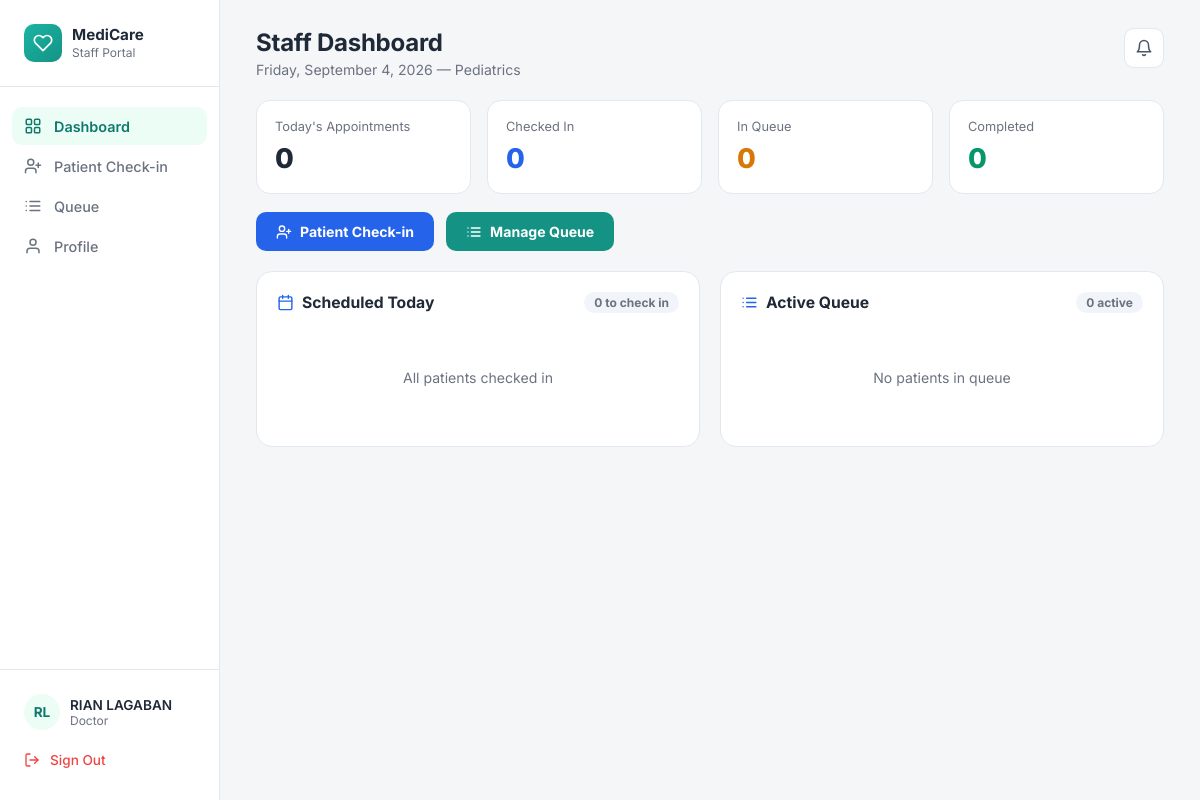
Screenshot of /staff/staff_dashboard.php (signed in) with the database file from the repository.
### tables this page shows
CREATE TABLE IF NOT EXISTS `staff` (
  `StaffID` int NOT NULL AUTO_INCREMENT,
  `UserID` int NOT NULL,
  `DepartmentID` int NOT NULL,
  `StaffRole` varchar(50) NOT NULL,
  `Suffix` varchar(20) DEFAULT NULL,
  `Specialization` varchar(100) DEFAULT NULL,
  `AvailabilityStatus` varchar(50) NOT NULL DEFAULT 'Available',
  `DateHired` date DEFAULT NULL,
  `ScheduleStart` time DEFAULT NULL,
  `ScheduleEnd` time DEFAULT NULL,
  `AssignedDays` varchar(100) DEFAULT NULL,
  `AssignedResponsibilities` text,
  `CreatedAt` datetime NOT NULL DEFAULT CURRENT_TIMESTAMP,
  `UpdatedAt` datetime NOT NULL DEFAULT CURRENT_TIMESTAMP ON UPDATE CURRENT_TIMESTAMP,
  PRIMARY KEY (`StaffID`),
  KEY `FK_Staff_Users` (`UserID`),
  KEY `FK_Staff_Departments` (`DepartmentID`)
);

CREATE TABLE IF NOT EXISTS `users` (
  `UserID` int NOT NULL AUTO_INCREMENT,
  `RoleID` int NOT NULL,
  `FirstName` varchar(100) NOT NULL,
  `MiddleName` varchar(100) DEFAULT NULL,
  `LastName` varchar(100) NOT NULL,
  `Email` varchar(191) NOT NULL,
  `Password` varchar(255) NOT NULL,
  `Sex` varchar(13) NOT NULL,
  `DateOfBirth` date DEFAULT NULL,
  `ContactNumber` varchar(20) DEFAULT NULL,
  `Address` text,
  `Status` varchar(50) NOT NULL DEFAULT 'Active',
  `CreatedAt` datetime NOT NULL DEFAULT CURRENT_TIMESTAMP,
  `FailedAttempts` int DEFAULT '0',
  `LockUntil` datetime DEFAULT NULL,
  `ResetToken` varchar(255) DEFAULT NULL,
  `TokenExpiry` datetime DEFAULT NULL,
  `ProfilePhoto` varchar(255) DEFAULT NULL,
  `LastLogin` datetime DEFAULT NULL,
  PRIMARY KEY (`UserID`),
  UNIQUE KEY `Email` (`Email`),
  KEY `FK_Users_Roles` (`RoleID`)
);

CREATE TABLE IF NOT EXISTS `departments` (
  `DepartmentID` int NOT NULL AUTO_INCREMENT,
  `DepartmentName` varchar(100) NOT NULL,
  PRIMARY KEY (`DepartmentID`),
  UNIQUE KEY `DepartmentName` (`DepartmentName`)
);

### staff/staff_dashboard.php (the view, shortened to what this page needs)
<?php
require_once __DIR__ . '/../includes/db.php';
$userId = (int) $_SESSION['UserID'];
$staffStmt = mysqli_prepare(
    $conn,
    "SELECT s.StaffID, s.DepartmentID, s.StaffRole, d.DepartmentName,
            u.FirstName, u.LastName, u.ProfilePhoto
     FROM staff s
     INNER JOIN users u ON s.UserID = u.UserID
     INNER JOIN departments d ON s.DepartmentID = d.DepartmentID
     WHERE s.UserID = ?
     LIMIT 1"
);
mysqli_stmt_bind_param($staffStmt, 'i', $userId);
mysqli_stmt_execute($staffStmt);
$staffResult = mysqli_stmt_get_result($staffStmt);
$staffInfo = mysqli_fetch_assoc($staffResult);
$departmentId = (int) $staffInfo['DepartmentID'];
$departmentName = $staffInfo['DepartmentName'];
$staffFirstName = $staffInfo['FirstName'];
$staffLastName = $staffInfo['LastName'];
$staffRole = $staffInfo['StaffRole'];
$initials = strtoupper(substr($staffFirstName, 0, 1) . substr($staffLastName, 0, 1));
$displayName = $staffFirstName . ' ' . $staffLastName;
$stmt = mysqli_prepare(
    $conn,
    "SELECT COUNT(*) AS cnt
     FROM appointments
     WHERE DepartmentID = ?
       AND AppointmentDate = CURDATE()
       AND Status != '" . APPT_STATUS_CANCELLED . "'"
);
mysqli_stmt_bind_param($stmt, 'i', $departmentId);
mysqli_stmt_execute($stmt);
$todaysAppointments = (int) mysqli_fetch_assoc(mysqli_stmt_get_result($stmt))['cnt'];
$stmt = mysqli_prepare(
    $conn,
    "SELECT COUNT(*) AS cnt
     FROM queue q
     INNER JOIN appointments a ON q.AppointmentID = a.AppointmentID
     WHERE a.DepartmentID = ?
       AND q.QueueDate = CURDATE()"
);
mysqli_stmt_bind_param($stmt, 'i', $departmentId);
mysqli_stmt_execute($stmt);
$checkedIn = (int) mysqli_fetch_assoc(mysqli_stmt_get_result($stmt))['cnt'];
$stmt = mysqli_prepare(
    $conn,
    "SELECT COUNT(*) AS cnt
     FROM queue q
     INNER JOIN appointments a ON q.AppointmentID = a.AppointmentID
     WHERE a.DepartmentID = ?
       AND q.QueueDate = CURDATE()
       AND q.Status != '" . QUEUE_STATUS_COMPLETED . "'"
);
mysqli_stmt_bind_param($stmt, 'i', $departmentId);
mysqli_stmt_execute($stmt);
$inQueue = (int) mysqli_fetch_assoc(mysqli_stmt_get_result($stmt))['cnt'];
$stmt = mysqli_prepare(
    $conn,
    "SELECT COUNT(*) AS cnt
     FROM queue q
     INNER JOIN appointments a ON q.AppointmentID = a.AppointmentID
     WHERE a.DepartmentID = ?
       AND q.QueueDate = CURDATE()
       AND q.Status = '" . QUEUE_STATUS_COMPLETED . "'"
);
mysqli_stmt_bind_param($stmt, 'i', $departmentId);
mysqli_stmt_execute($stmt);
$completedToday = (int) mysqli_fetch_assoc(mysqli_stmt_get_result($stmt))['cnt'];
$stmt = mysqli_prepare(
    $conn,
    "SELECT a.AppointmentID, a.AppointmentTime, a.Purpose,
            CONCAT(u.FirstName, ' ', u.LastName) AS PatientName
     FROM appointments a
     INNER JOIN patients p ON a.PatientID = p.PatientID
     INNER JOIN users u ON p.UserID = u.UserID
     WHERE a.DepartmentID = ?
       AND a.AppointmentDate = CURDATE()
       AND a.Status != '" . APPT_STATUS_CANCELLED . "'
       AND a.AppointmentID NOT IN (
           SELECT AppointmentID FROM queue WHERE QueueDate = CURDATE()
       )
     ORDER BY a.AppointmentTime ASC"
);
mysqli_stmt_bind_param($stmt, 'i', $departmentId);
mysqli_stmt_execute($stmt);
$scheduledResult = mysqli_stmt_get_result($stmt);
$scheduledToday = mysqli_fetch_all($scheduledResult, MYSQLI_ASSOC);
$stmt = mysqli_prepare(
    $conn,
    "SELECT q.QueueID, q.QueueNumber, q.Status AS QueueStatus, q.PriorityLevel,
            a.AppointmentTime, a.AppointmentTime AS StartTime, a.Purpose,
            CONCAT(u.FirstName, ' ', u.LastName) AS PatientName,
            d.DepartmentName
     FROM queue q
     INNER JOIN appointments a ON q.AppointmentID = a.AppointmentID
     INNER JOIN patients p ON a.PatientID = p.PatientID
     INNER JOIN users u ON p.UserID = u.UserID
     INNER JOIN departments d ON a.DepartmentID = d.DepartmentID
     WHERE a.DepartmentID = ?
       AND q.QueueDate = CURDATE()
       AND q.Status != '" . QUEUE_STATUS_COMPLETED . "'
     ORDER BY FIELD(q.Status, '" . QUEUE_STATUS_IN_CONSULTATION . "', '" . QUEUE_STATUS_CALLED . "', '" . QUEUE_STATUS_WAITING . "'), q.QueueNumber ASC"
);
mysqli_stmt_bind_param($stmt, 'i', $departmentId);
mysqli_stmt_execute($stmt);
$queueResult = mysqli_stmt_get_result($stmt);
$activeQueue = mysqli_fetch_all($queueResult, MYSQLI_ASSOC);
?>
<!DOCTYPE html>
<html lang="en">
<head>
<link rel="stylesheet" href="../assets/css/staff/staff_dashboard.css">
</head>
<body>
<div class="app">
  <aside class="sidebar">
    <div class="sidebar-brand">
      <div class="brand-icon">
        <svg viewBox="0 0 24 24" fill="none" stroke="currentColor" stroke-width="2" stroke-linecap="round" stroke-linejoin="round"><path d="M20.84 4.61a5.5 5.5 0 0 0-7.78 0L12 5.67l-1.06-1.06a5.5 5.5 0 0 0-7.78 7.78l1.06 1.06L12 21.23l7.78-7.78 1.06-1.06a5.5 5.5 0 0 0 0-7.78z"/></svg>
      </div>
      <div class="brand-text">
        <div class="brand-title">MediCare</div>
        <div class="brand-sub">Staff Portal</div>
      </div>
    </div>
    <ul class="nav-list">
      <li class="nav-item active">
        Dashboard
      </li>
      <li class="nav-item">
        <a href="checkin_patient.php" style="text-decoration:none;color:inherit;display:flex;align-items:center;gap:12px;">
          <svg viewBox="0 0 24 24" fill="none" stroke="currentColor" stroke-width="2" stroke-linecap="round" stroke-linejoin="round"><path d="M16 21v-2a4 4 0 0 0-4-4H6a4 4 0 0 0-4 4v2"/><circle cx="9" cy="7" r="4"/><line x1="19" y1="8" x2="19" y2="14"/><line x1="16" y1="11" x2="22" y2="11"/></svg>
          Patient Check-in
        </a>
      </li>
      <li class="nav-item">
        <a href="queue.php" style="text-decoration:none;color:inherit;display:flex;align-items:center;gap:12px;">
          <svg viewBox="0 0 24 24" fill="none" stroke="currentColor" stroke-width="2" stroke-linecap="round" stroke-linejoin="round"><path d="M8 6h13M8 12h13M8 18h13M3 6h.01M3 12h.01M3 18h.01"/></svg>
          Queue
        </a>
      </li>
      <li class="nav-item">
        <a href="staff_profile.php" style="text-decoration:none;color:inherit;display:flex;align-items:center;gap:12px;">
          <svg viewBox="0 0 24 24" fill="none" stroke="currentColor" stroke-width="2" stroke-linecap="round" stroke-linejoin="round"><path d="M20 21v-2a4 4 0 0 0-4-4H8a4 4 0 0 0-4 4v2"/><circle cx="12" cy="7" r="4"/></svg>
          Profile
        </a>
      </li>
    </ul>
    <div class="sidebar-footer">
        <div class="sidebar-user">
            <div class="user-avatar">
                <?php if (!empty($staffInfo['ProfilePhoto'])): ?>
                <img src="../<?php echo htmlspecialchars($staffInfo['ProfilePhoto']); ?>" alt="Photo">
                <?php else: ?>
                <?php echo htmlspecialchars($initials); ?>
                <?php endif; ?>
            </div>
            <div>
                <div class="user-name">
                    <?php echo htmlspecialchars($displayName); ?>
                </div>
                <div class="user-role">
                    <?php echo htmlspecialchars($staffRole); ?>
                </div>
            </div>
        </div>
        <a
            class="sign-out"
            href="../auth/logout.php"
            onclick="return confirm('Are you sure you want to sign out?');"
        >
            <svg viewBox="0 0 24 24" fill="none" stroke="currentColor" stroke-width="2" stroke-linecap="round" stroke-linejoin="round"><path d="M9 21H5a2 2 0 0 1-2-2V5a2 2 0 0 1 2-2h4"/><polyline points="16 17 21 12 16 7"/><line x1="21" y1="12" x2="9" y2="12"/></svg>
            Sign Out
        </a>
    </div>
  </aside>
  <main class="main">
    <div class="staff-topbar">
      <div class="page-header">
        <h1>Staff Dashboard</h1>
        <p><?php echo date('l, F j, Y'); ?> — <?php echo htmlspecialchars($departmentName); ?></p>
      </div>
      <div class="notif-bell">
        <svg viewBox="0 0 24 24" fill="none" stroke="currentColor" stroke-width="2" stroke-linecap="round" stroke-linejoin="round"><path d="M18 8A6 6 0 0 0 6 8c0 7-3 9-3 9h18s-3-2-3-9"/><path d="M13.73 21a2 2 0 0 1-3.46 0"/></svg>
      </div>
    </div>
    <div class="staff-stats">
      <div class="staff-stat-card">
        <div class="staff-stat-label">Today's Appointments</div>
        <div class="staff-stat-value"><?php echo $todaysAppointments; ?></div>
      </div>
      <div class="staff-stat-card">
        <div class="staff-stat-label">Checked In</div>
        <div class="staff-stat-value blue"><?php echo $checkedIn; ?></div>
      </div>
      <div class="staff-stat-card">
        <div class="staff-stat-label">In Queue</div>
        <div class="staff-stat-value orange"><?php echo $inQueue; ?></div>
      </div>
      <div class="staff-stat-card">
        <div class="staff-stat-label">Completed</div>
        <div class="staff-stat-value green"><?php echo $completedToday; ?></div>
      </div>
    </div>
    <div class="staff-quick-actions">
      <a href="checkin_patient.php" class="btn-quick blue" style="text-decoration:none;">
        <svg viewBox="0 0 24 24" fill="none" stroke="currentColor" stroke-width="2" stroke-linecap="round" stroke-linejoin="round"><path d="M16 21v-2a4 4 0 0 0-4-4H6a4 4 0 0 0-4 4v2"/><circle cx="9" cy="7" r="4"/><line x1="19" y1="8" x2="19" y2="14"/><line x1="16" y1="11" x2="22" y2="11"/></svg>
        Patient Check-in
      </a>
      <a href="queue.php" class="btn-quick teal" style="text-decoration:none;">
        <svg viewBox="0 0 24 24" fill="none" stroke="currentColor" stroke-width="2" stroke-linecap="round" stroke-linejoin="round"><path d="M8 6h13M8 12h13M8 18h13M3 6h.01M3 12h.01M3 18h.01"/></svg>
        Manage Queue
      </a>
    </div>
    <div class="staff-grid">
      <div class="panel">
        <div class="panel-head">
          <div class="panel-head-title">
            <svg viewBox="0 0 24 24" fill="none" stroke="currentColor" stroke-width="2" stroke-linecap="round" stroke-linejoin="round"><rect x="3" y="4" width="18" height="18" rx="2"/><path d="M16 2v4M8 2v4M3 10h18"/></svg>
            Scheduled Today
          </div>
          <div class="panel-head-meta"><?php echo count($scheduledToday); ?> to check in</div>
        </div>
        <?php if (empty($scheduledToday)): ?>
          <div class="empty-state">All patients checked in</div>
        <?php endif; ?>
      </div>
      <div class="panel">
        <div class="panel-head">
          <div class="panel-head-title">
            <svg viewBox="0 0 24 24" fill="none" stroke="currentColor" stroke-width="2" stroke-linecap="round" stroke-linejoin="round"><path d="M8 6h13M8 12h13M8 18h13M3 6h.01M3 12h.01M3 18h.01"/></svg>
            Active Queue
          </div>
          <div class="panel-head-meta"><?php echo count($activeQueue); ?> active</div>
        </div>
        <?php if (empty($activeQueue)): ?>
          <div class="empty-state">No patients in queue</div>
        <?php endif; ?>
      </div>
    </div>
  </main>
</div>
</body>
</html>

### rows the page displays
staff: UserID.LastName "RL", UserID.LastName "RIAN LAGABAN", StaffRole "Doctor", DepartmentID.DepartmentName "Pediatrics"

### other values shown
$todaysAppointments "0"
$checkedIn "0"
$inQueue "0"
$completedToday "0"
count($scheduledToday) "0"
count($activeQueue) "0"
